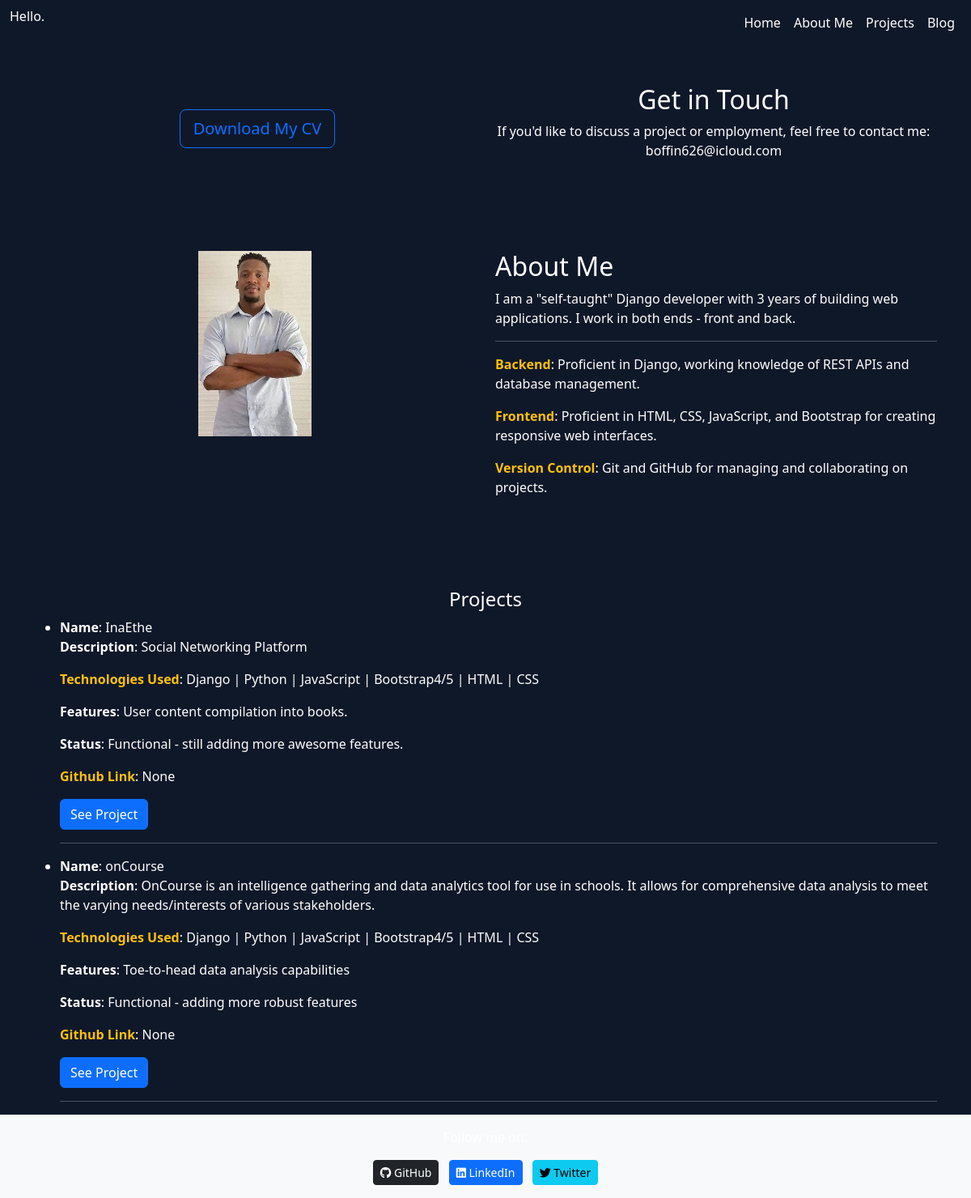
The page / on the database its author committed.
### showcase/models.py (models this page shows, shortened)
class Project(models.Model):
    title = models.CharField(max_length=200)
    description = models.TextField()
    tech_stack = models.CharField(max_length=200)
    features = models.CharField(max_length=200, default="Awesomeness")
    status = models.CharField(max_length=200, default="Functional")
    github_link = models.URLField(null=True, blank=True)
    live_link = models.URLField(null=True, blank=True)
    date_created = models.DateField()

### showcase/views.py (the view)
# urls.py: path('', views.index, name='index'),
def index(request):
    skills = Skill.objects.all()
    projects = Project.objects.order_by('-date_created')[:3]  # Recent 3 projects
    return render(request, 'showcase/index.html', {'skills': skills, 'projects': projects})

### showcase/templates/showcase/index.html (shortened to what this page needs)
{% extends 'showcase/base.html' %}
{% load static %}
{% block content %}
<div id="hero" class="container-fluid p-5">
    <div class="row align-items-center">
        <div class="col-md-6 text-center">
            <a href="#" target="_blank" class="btn btn-outline-primary btn-lg">Download My CV</a>
        </div>
        <div class="col-md-6 text-center">
            <h2>Get in Touch</h2>
            <p>If you'd like to discuss a project or employment, feel free to contact me: boffin626@icloud.com</p>
        </div>
    </div>
</div>
<div id="about" class="container mt-5">
    <div class="row">
        <div class="col-md-6 text-center">
            <img src="{% static 'images/self.jpg' %}" class="img-fluid" alt="Your Image"/>
        </div>
        <div class="col-md-6">
            <h2 class="text-white">About Me</h2>
            <p class="text-white">I am a "self-taught" Django developer with 3 years of building web applications.
                I work in both ends - front and back.
            </p>
            <hr>
            <div>
                <p class="text-white"><b class="text-warning">Backend</b>: Proficient in Django, working knowledge of REST APIs and database management.</p>
                <p class="text-white"><b class="text-warning">Frontend</b>: Proficient in HTML, CSS, JavaScript, and Bootstrap for creating responsive web interfaces.</p>
                <p class="text-white"><b class="text-warning">Version Control</b>: Git and GitHub for managing and collaborating on projects.</p>
            </div>
        </div>
    </div>
</div>
<div id="projects" class="container mt-5 pt-5" >
    <div class="row">
        <h4 class="text-center">Projects</h4>
        <div class="col-md-12">
            {% for project in projects %}
            <ul>
                <li><b>Name</b>: {{ project.title }}</li>
                <p><b>Description</b>: {{ project.description }}</p>
                <p><b class="text-warning">Technologies Used</b>: {{ project.tech_stack }}</p>
                <p><b>Features</b>: {{ project.features }}</p>
                <p><b>Status</b>: {{ project.status }}</p>
                <p><b class="text-warning">Github Link</b>: {{ project.github_link }}</p>
                <a href="{{ project.live_link }}"  target="_blank" class="btn btn-primary">See Project</a>
                <hr>
            </ul>
            {% empty %}
            <p>No projects found.</p>
            {% endfor %}
        </div>
    </div>
</div>
{% endblock %}

### showcase/templates/showcase/base.html (shortened to what this page needs)
<!DOCTYPE html>
{% load static %}
<html lang="en">
<head>
    <link href="https://cdn.jsdelivr.net/npm/bootstrap@5.3.0-alpha1/dist/css/bootstrap.min.css" rel="stylesheet">
    <link rel="stylesheet" href="{% static 'css/style.css' %}">
</head>
<body class="d-flex flex-column min-vh-100">
    <nav class="navbar navbar-expand-lg navbar-light">
        <div class="container-fluid">
            <p>Hello.</p>
            <div class="collapse navbar-collapse" id="navbarNav">
                <ul class="navbar-nav ms-auto">
                    <li class="nav-item">
                        <a class="nav-link text-white" href="#hero">Home</a>
                    </li>
                    <li class="nav-item">
                        <a class="nav-link text-white" href="#about">About Me</a>
                    </li>
                    <li class="nav-item">
                        <a class="nav-link text-white" href="#projects">Projects</a>
                    </li>
                    <li class="nav-item">
                        <a class="nav-link text-white" href="{% url 'showcase:blog_list' %}" target="_blank">Blog</a>
                    </li>
                </ul>
            </div>
        </div>
    </nav>
    <div class="flex-grow-1">
        {% block content %}{% endblock %}
    </div>
    <footer class="bg-light text-center py-3">
        <p>Follow me on:</p>
        <a href="https://github.com/your-username" target="_blank" class="btn btn-dark btn-sm me-2">
            <i class="fab fa-github"></i> GitHub
        </a>
        <a href="https://linkedin.com/in/your-profile" target="_blank" class="btn btn-primary btn-sm me-2">
            <i class="fab fa-linkedin"></i> LinkedIn
        </a>
        <a href="https://twitter.com/your-username" target="_blank" class="btn btn-info btn-sm">
            <i class="fab fa-twitter"></i> Twitter
        </a>
    </footer>
</body>
</html>

### static/css/style.css (style rules this page uses)
body { background-color: #0f1829; color: #fff; }

### rows shown on the page
Project: title "InaEthe", description "Social Networking Platform", tech_stack "Django | Python | JavaScript | Bootstrap4/5 | HTML | CSS", features "User content compilation into books.", status "Functional - still adding more awesome features.", github_link "None"
Project: title "onCourse", description "OnCourse is an intelligence gathering and data analytics tool for use in schools. It allows for comprehensive data analysis to meet the varying needs/interests of various stakeholders.", tech_stack "Django | Python | JavaScript | Bootstrap4/5 | HTML | CSS", features "Toe-to-head data analysis capabilities", status "Functional - adding more robust features", github_link "None"
